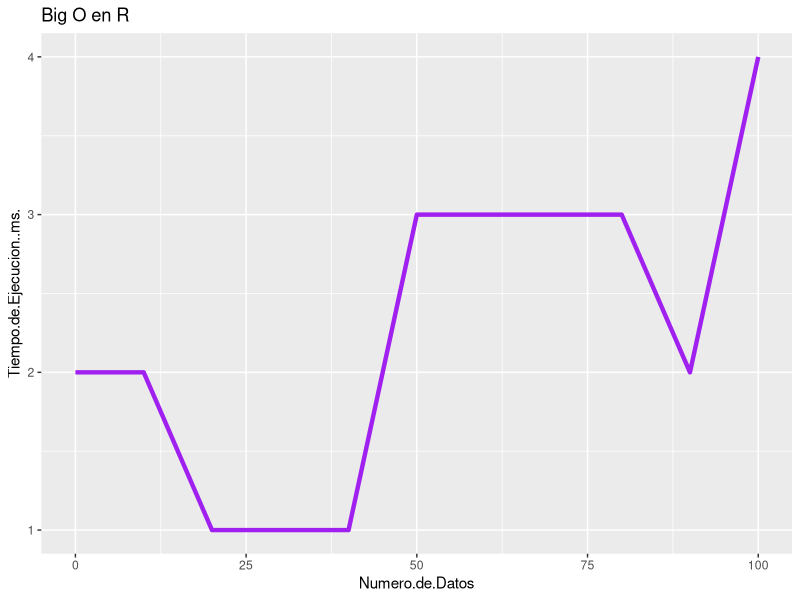

The R script that drew this image:
# Cargar el paquete ggplot2
library(ggplot2)

# Leer el archivo CSV
data <- read.csv("resultados.csv", header = TRUE, sep = ";")

# Obtener los nombres de las columnas
x_name <- names(data)[1]
y_name <- names(data)[2]

# Crear la gráfica utilizando ggplot2 con aes()
plot <- ggplot(data, aes(x = !!sym(x_name), y = !!sym(y_name))) +
  geom_line(color = "purple", linewidth = 1.5) +  # Línea de color morado y más gruesa
  labs(x = x_name, y = y_name) +
  ggtitle("Big O en R")

# Mostrar la gráfica en una ventana gráfica independiente
if (Sys.info()["sysname"] == "Windows") {
  windows()
} else {
  x11()
}

# Mostrar la gráfica en la ventana gráfica independiente
print(plot)

# Pausa para que la ventana no se cierre inmediatamente
Sys.sleep(10)  # Pausa de 10 segundos (ajusta el valor según lo necesario)
